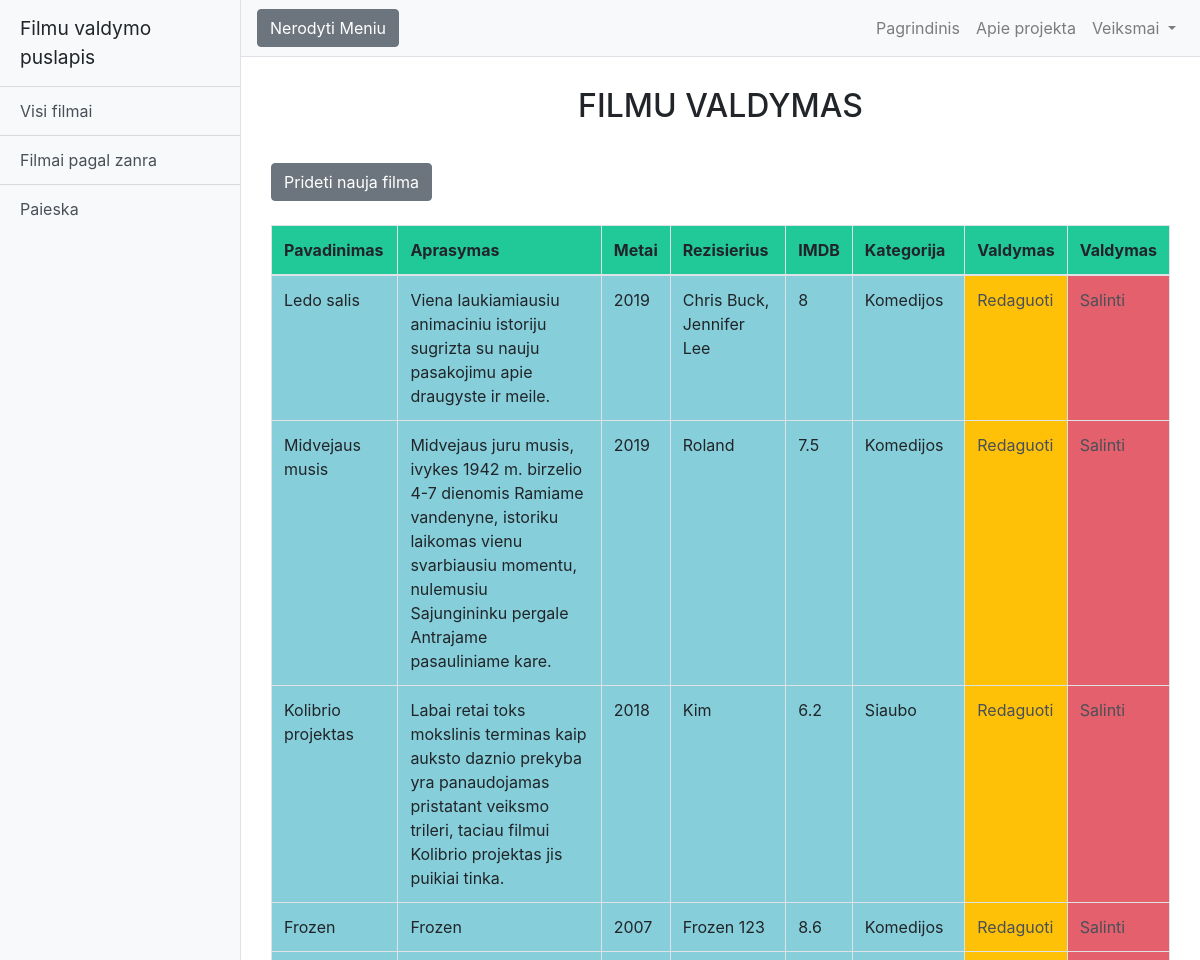
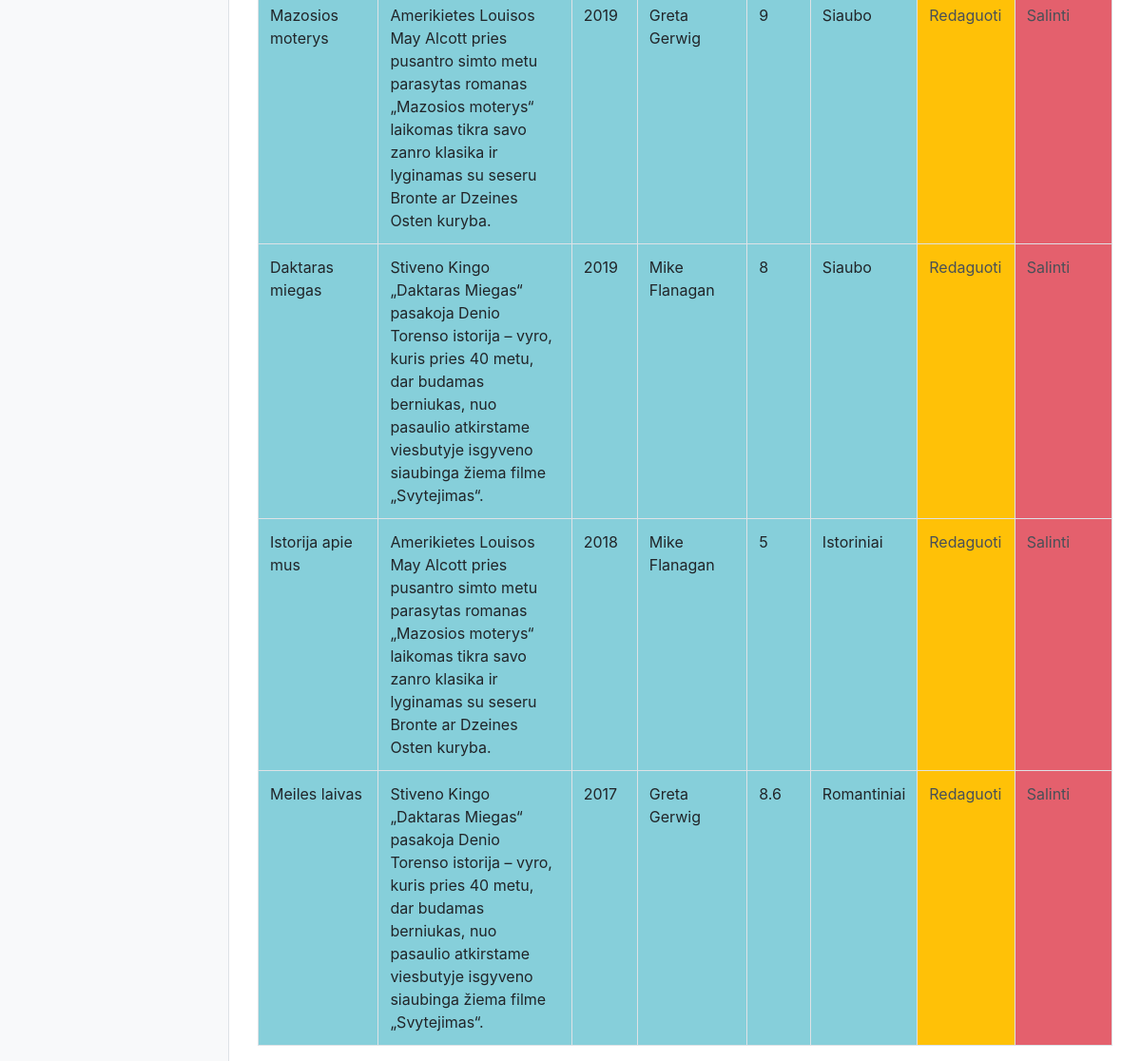
Screenshot of /?page=filmu-valdymas (signed in) with the database file from the repository (2 pictures, top to bottom).
### tables this page shows
CREATE TABLE `lentele_filmai` (
  `id` int(30) NOT NULL,
  `pavadinimas` varchar(45) DEFAULT NULL,
  `aprasymas` varchar(200) DEFAULT NULL,
  `metai` varchar(45) DEFAULT NULL,
  `rezisierius` varchar(45) DEFAULT NULL,
  `imdb` varchar(45) DEFAULT NULL,
  `genre_id` varchar(45) DEFAULT NULL
);

CREATE TABLE `lentele_zanrai` (
  `id` int(30) NOT NULL,
  `pavadinimas` varchar(200) DEFAULT NULL
);

### index.php (called while the page is built, shortened)
<?php
require_once 'inc/functions.php';
require_once "templates/".activeTemplate."/index.view.php";

### inc/functions.php (called while the page is built, shortened)
<?php
function connectionDB(){
    global $host, $db, $username, $password, $options;
    $dsn = "mysql:host=$host;dbname=$db";
    try{
        $conn = new PDO($dsn, $username, $password, $options);
    } catch (PDOException $e){
        echo $e->getMessage();
        exit;
    } return $conn;
}
function filmsManagement(){
    $conn = connectionDB();
    try{
        if($conn) {
            $stmt = $conn->query ("SELECT lentele_filmai.id, lentele_filmai.pavadinimas, lentele_filmai.aprasymas, lentele_filmai.metai,
                                        lentele_filmai.rezisierius, lentele_filmai.imdb, lentele_zanrai.pavadinimas
                                        AS zanroPavadinimas
                                        FROM lentele_filmai
                                        INNER JOIN lentele_zanrai ON lentele_filmai.genre_id=lentele_zanrai.id");
            $filmai = $stmt->fetchAll();
        }
    } catch (PDOException $e){
        echo $e->getMessage();
    } return $filmai;
}

### templates/main/pages/all_films_management.page.php (the view, shortened to what this page needs)
<h2>Filmu valdymas</h2>
<?php session_start();
if($_SESSION):
?>
<?php
$filmai = filmsManagement();
?>
<div class = "container">
    <a href = "?page=naujas-filmas"><button type="button" class="btn btn-secondary">Prideti nauja filma</button></a>
    <br><br>
<table class = "table table-bordered films-management-table">
    <thead class = "films-management-table-head">
    <tr>
        <td>Pavadinimas</td>
        <td>Aprasymas</td>
        <td>Metai</td>
        <td>Rezisierius</td>
        <td>IMDB</td>
        <td>Kategorija</td>
        <td>Valdymas</td>
        <td>Valdymas</td>
    </tr>
    </thead>
    <tr>
        <?php foreach ($filmai as $filmas):?>
    <tr>
        <td><?=$filmas['pavadinimas'];?></td>
        <td><?=$filmas['aprasymas'];?></td>
        <td><?=$filmas['metai'];?></td>
        <td><?=$filmas['rezisierius'];?></td>
        <td><?=$filmas['imdb'];?></td>
        <td><?=$filmas['zanroPavadinimas'];?></td>
        <td class = "update-film"><a style = "color: #495057;" href="?page=filmu-redagavimas&id=<?=$filmas['id'];?>">Redaguoti</a></td>
        <td class = "delete-film"><a style = "color: #495057;" href="?page=filmu-salinimas&id=<?=$filmas['id'];?>">Salinti</a></td>
    </tr>
    <?php endforeach;?>
    </tr>
</table>
</div>
<?php else:?>
    <?php header('Location:'.path.'?page=prisijungti'); ?>
<?php endif;?>

### templates/main/css/styles.css (style rules this page uses)
.all-films-table, .show-by-genre-table, .search-film-table, .films-management-table, .genres-management-table { background-color: #86cfda; }
.all-films-table-head, .show-by-genre-table-head, .search-film-table-head, .films-management-table-head, .genres-management-table-head { background-color: #20c997; font-weight: bold; }
h2 { text-align: center; text-transform: uppercase; padding: 30px; }
.delete-film { background-color: #e4606d; }
.update-film { background-color: #ffc107; }

### templates/main/css/simple-sidebar.css (style rules this page uses)
body { overflow-x: hidden; }

### rows the page displays
lentele_filmai: pavadinimas "Ledo salis", aprasymas "Viena laukiamiausiu animaciniu istoriju sugrizta su nauju pasakojimu apie draugyste ir meile.", metai "2019", rezisierius "Chris Buck, Jennifer Lee", imdb "8", lentele_zanrai.pavadinimas "Komedijos"
lentele_filmai: pavadinimas "Midvejaus musis", aprasymas "Midvejaus juru musis, ivykes 1942 m. birzelio 4-7 dienomis Ramiame vandenyne, istoriku laikomas vienu svarbiausiu momentu, nulemusiu Sajungininku pergale Antrajame pasauliniame kare.", metai "2019", rezisierius "Roland", imdb "7.5", lentele_zanrai.pavadinimas "Komedijos"
lentele_filmai: pavadinimas "Kolibrio projektas", aprasymas "Labai retai toks mokslinis terminas kaip auksto daznio prekyba yra panaudojamas pristatant veiksmo trileri, taciau filmui Kolibrio projektas jis puikiai tinka.", metai "2018", rezisierius "Kim", imdb "6.2", lentele_zanrai.pavadinimas "Siaubo"
lentele_filmai: pavadinimas "Frozen", aprasymas "Frozen", metai "2007", rezisierius "Frozen 123", imdb "8.6", lentele_zanrai.pavadinimas "Komedijos"
lentele_filmai: pavadinimas "Mazosios moterys", aprasymas "Amerikietes Louisos May Alcott pries pusantro simto metu parasytas romanas „Mazosios moterys“ laikomas tikra savo zanro klasika ir lyginamas su seseru Bronte ar Dzeines Osten kuryba.", metai "2019", rezisierius "Greta Gerwig", imdb "9", lentele_zanrai.pavadinimas "Siaubo"
lentele_filmai: pavadinimas "Daktaras miegas", aprasymas "Stiveno Kingo „Daktaras Miegas“ pasakoja Denio Torenso istorija – vyro, kuris pries 40 metu, dar budamas berniukas, nuo pasaulio atkirstame viesbutyje isgyveno siaubinga žiema filme „Svytejimas“.", metai "2019", rezisierius "Mike Flanagan", imdb "8", lentele_zanrai.pavadinimas "Siaubo"
lentele_filmai: pavadinimas "Istorija apie mus", aprasymas "Amerikietes Louisos May Alcott pries pusantro simto metu parasytas romanas „Mazosios moterys“ laikomas tikra savo zanro klasika ir lyginamas su seseru Bronte ar Dzeines Osten kuryba.", metai "2018", rezisierius "Mike Flanagan", imdb "5", lentele_zanrai.pavadinimas "Istoriniai"
lentele_filmai: pavadinimas "Meiles laivas", aprasymas "Stiveno Kingo „Daktaras Miegas“ pasakoja Denio Torenso istorija – vyro, kuris pries 40 metu, dar budamas berniukas, nuo pasaulio atkirstame viesbutyje isgyveno siaubinga žiema filme „Svytejimas“.", metai "2017", rezisierius "Greta Gerwig", imdb "8.6", lentele_zanrai.pavadinimas "Romantiniai"

### other values shown
$siteName "Filmu valdymo puslapis"
$tab "Visi filmai"
$tab "Filmai pagal zanra"
$tab "Paieska"
$navigation "Pagrindinis"
$navigation "Apie projekta"
